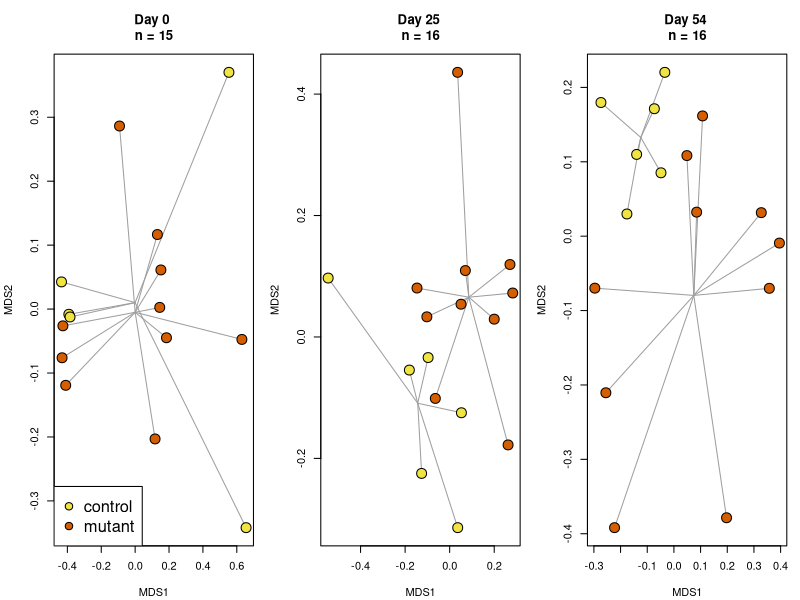

Reproduce this figure in R.

library(vegan)


map <- read.csv("data/ASD_map.csv",
                header=TRUE,
                row.names=1)

map$sample.id <- paste0(map$mouse,
                        ".",
                        substr(map$genotype, 1, 1),
                        ".",
                        map$time)

otu <- read.csv("data/FD_OTU_mice21.csv",
                row.names = 1,
                header = T)


otu <- otu[match(map$sample.id, row.names(otu)),]

######################### FINISH MAP ############################
# mice were separated by sex and genotype
map$cage <- paste0(map$genotype, ".", map$sex)

map$invsimp <- diversity(otu, "invsimp")
m.dist <- vegdist(otu)
map$discription <- paste("day", map$time, map$genotype)

map$color[map$genotype == "mutant"] <-  "#D55E00"
map$color[map$genotype != "mutant"] <-  "#F0E442"

mice <- unique(map$mouse)

map$bc.from.start <- NA
map$intial.invsimpt <- NA


for(i in 1 : length(mice)){

  otu.pick <- otu[map$mouse == mice[i],]
  map.pick <- map[map$mouse == mice[i],]

  res <- as.matrix(vegdist(otu.pick))[ 1 , ]

  aa <- map.pick$invsimp[map.pick$time == 0]
  if(length(aa)== 1){

    for(j in 1 : length( res)){
      # add distance tp map one at a time
      map$bc.from.start[row.names(map) == names(res)[j]] <-  res [j]

    }

    map$intial.invsimp[map$mouse == mice[i]] <-
      map.pick$invsimp[map.pick$time == 0]
  }
}





par(mfrow=c(1, 3))
par(mar=c(4.1, 4.1, 4.1, 1))

time.pick <- c(0, 25, 54)

for(i in 1 : length(time.pick)){

  now <- time.pick[i]

  otu.pick <- otu[map$time == now , ]
  map.pick <- map[map$time == now , ]

  set.seed(42)
  otu.nmds <- metaMDS(otu.pick, plot = F,  k = 2, try = 20)

  {plot(otu.nmds$points,
        main = paste("Day", time.pick[i],
                     "\nn =", nrow(otu.pick)))

    ordispider(otu.nmds$points, groups = map.pick$discription,
               col = 8, lty = 1)
    points(otu.nmds$points, pch = 21, bg = map.pick$color, cex = 2)

    if(now == 0){
      legend("bottomleft",
             pch = 21,
             cex = 1.5,
             pt.bg = c(  map.pick[1,]$color,
                         map.pick[2,]$color),
             legend = c(  map.pick[1,]$genotype,
                          map.pick[2,]$genotype))
    }
  }
}

